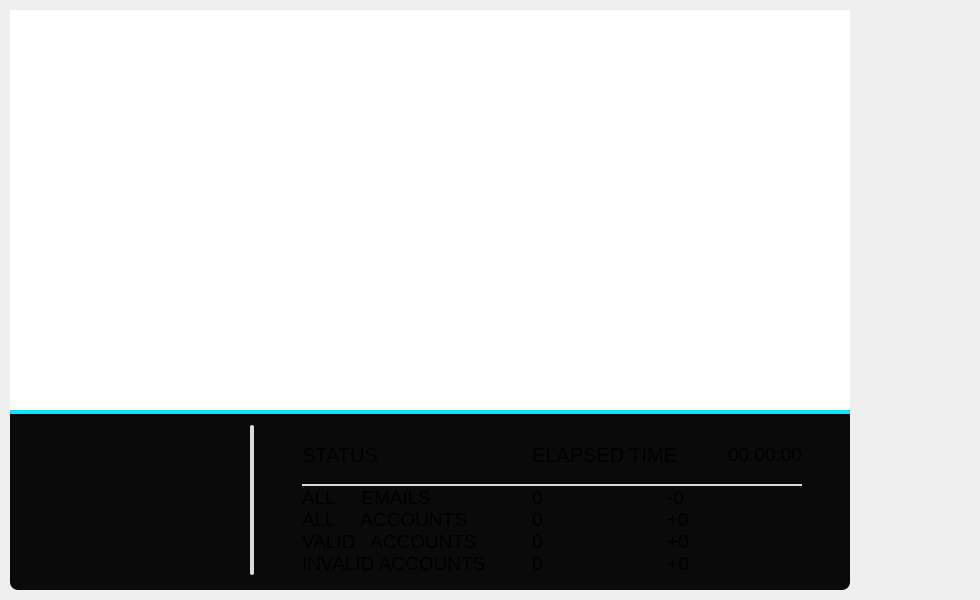
<?xml version="1.0" encoding="UTF-8"?>
<ui version="4.0">
 <class>MainWindow</class>
 <widget class="QMainWindow" name="MainWindow">
  <property name="geometry">
   <rect>
    <x>0</x>
    <y>0</y>
    <width>980</width>
    <height>600</height>
   </rect>
  </property>
  <property name="minimumSize">
   <size>
    <width>980</width>
    <height>600</height>
   </size>
  </property>
  <property name="maximumSize">
   <size>
    <width>980</width>
    <height>600</height>
   </size>
  </property>
  <property name="mouseTracking">
   <bool>false</bool>
  </property>
  <property name="windowTitle">
   <string>SpectralX</string>
  </property>
  <property name="windowIcon">
   <iconset>
    <normaloff>:/images/icons/account.png</normaloff>:/images/icons/account.png</iconset>
  </property>
  <property name="styleSheet">
   <string notr="true"/>
  </property>
  <widget class="QWidget" name="centralwidget">
   <widget class="QWidget" name="logs" native="true">
    <property name="geometry">
     <rect>
      <x>10</x>
      <y>10</y>
      <width>840</width>
      <height>580</height>
     </rect>
    </property>
    <widget class="QTextEdit" name="logs_textEdit">
     <property name="geometry">
      <rect>
       <x>0</x>
       <y>0</y>
       <width>840</width>
       <height>400</height>
      </rect>
     </property>
     <property name="minimumSize">
      <size>
       <width>840</width>
       <height>400</height>
      </size>
     </property>
     <property name="maximumSize">
      <size>
       <width>840</width>
       <height>400</height>
      </size>
     </property>
     <property name="font">
      <font>
       <family>Consolas</family>
       <bold>true</bold>
      </font>
     </property>
     <property name="cursor" stdset="0">
      <cursorShape>ArrowCursor</cursorShape>
     </property>
     <property name="autoFillBackground">
      <bool>false</bool>
     </property>
     <property name="styleSheet">
      <string notr="true">border-top-left-radius: 8px;
border-top-right-radius: 8px;</string>
     </property>
     <property name="readOnly">
      <bool>true</bool>
     </property>
     <property name="html">
      <string>&lt;!DOCTYPE HTML PUBLIC &quot;-//W3C//DTD HTML 4.0//EN&quot; &quot;http://www.w3.org/TR/REC-html40/strict.dtd&quot;&gt;
&lt;html&gt;&lt;head&gt;&lt;meta name=&quot;qrichtext&quot; content=&quot;1&quot; /&gt;&lt;meta charset=&quot;utf-8&quot; /&gt;&lt;style type=&quot;text/css&quot;&gt;
p, li { white-space: pre-wrap; }
hr { height: 1px; border-width: 0; }
li.unchecked::marker { content: &quot;\2610&quot;; }
li.checked::marker { content: &quot;\2612&quot;; }
&lt;/style&gt;&lt;/head&gt;&lt;body style=&quot; font-family:'Consolas'; font-size:9pt; font-weight:700; font-style:normal;&quot;&gt;
&lt;p style=&quot;-qt-paragraph-type:empty; margin-top:0px; margin-bottom:0px; margin-left:0px; margin-right:0px; -qt-block-indent:0; text-indent:0px; font-size:18px; font-weight:800;&quot;&gt;&lt;br /&gt;&lt;/p&gt;&lt;/body&gt;&lt;/html&gt;</string>
     </property>
    </widget>
    <widget class="QWidget" name="logs_bar" native="true">
     <property name="geometry">
      <rect>
       <x>0</x>
       <y>400</y>
       <width>840</width>
       <height>180</height>
      </rect>
     </property>
     <property name="sizePolicy">
      <sizepolicy hsizetype="Expanding" vsizetype="Expanding">
       <horstretch>0</horstretch>
       <verstretch>0</verstretch>
      </sizepolicy>
     </property>
     <property name="minimumSize">
      <size>
       <width>840</width>
       <height>180</height>
      </size>
     </property>
     <property name="maximumSize">
      <size>
       <width>840</width>
       <height>180</height>
      </size>
     </property>
     <property name="styleSheet">
      <string notr="true">#logs_bar {
	border-top: 4px solid #16e0ff;
	border-bottom-left-radius: 8px;
	border-bottom-right-radius: 8px;
	background-color: #0a0a0a;
}

#logs_bar QLabel {
	background-position: center;
	background-repeat: no-repeat;
	background-origin: content;
	background-color: #0a0a0a;
}

#logs_bar #delete_label:hover, #save_label:hover {
	border-radius: 24px;
	background-color: #1a1a1a;
}</string>
     </property>
     <layout class="QGridLayout" name="gridLayout_2">
      <item row="0" column="1">
       <widget class="QLabel" name="delete_label">
        <property name="minimumSize">
         <size>
          <width>48</width>
          <height>48</height>
         </size>
        </property>
        <property name="maximumSize">
         <size>
          <width>48</width>
          <height>48</height>
         </size>
        </property>
        <property name="autoFillBackground">
         <bool>false</bool>
        </property>
        <property name="styleSheet">
         <string notr="true">background-image: url(:/images/icons/delete_32.png);</string>
        </property>
        <property name="text">
         <string/>
        </property>
       </widget>
      </item>
      <item row="0" column="0">
       <widget class="QLabel" name="save_label">
        <property name="minimumSize">
         <size>
          <width>48</width>
          <height>48</height>
         </size>
        </property>
        <property name="maximumSize">
         <size>
          <width>48</width>
          <height>48</height>
         </size>
        </property>
        <property name="autoFillBackground">
         <bool>false</bool>
        </property>
        <property name="styleSheet">
         <string notr="true">background-image: url(:/images/icons/save_32.png);</string>
        </property>
        <property name="text">
         <string/>
        </property>
       </widget>
      </item>
      <item row="0" column="2">
       <widget class="QLabel" name="devider1">
        <property name="sizePolicy">
         <sizepolicy hsizetype="Preferred" vsizetype="Preferred">
          <horstretch>0</horstretch>
          <verstretch>0</verstretch>
         </sizepolicy>
        </property>
        <property name="minimumSize">
         <size>
          <width>4</width>
          <height>150</height>
         </size>
        </property>
        <property name="maximumSize">
         <size>
          <width>4</width>
          <height>150</height>
         </size>
        </property>
        <property name="styleSheet">
         <string notr="true">#devider1 {
	border-radius: 2px;
	background-color: #dcdcdc;
}</string>
        </property>
        <property name="text">
         <string/>
        </property>
       </widget>
      </item>
      <item row="0" column="3">
       <widget class="QWidget" name="status" native="true">
        <property name="sizePolicy">
         <sizepolicy hsizetype="Preferred" vsizetype="Preferred">
          <horstretch>0</horstretch>
          <verstretch>0</verstretch>
         </sizepolicy>
        </property>
        <property name="minimumSize">
         <size>
          <width>500</width>
          <height>0</height>
         </size>
        </property>
        <property name="maximumSize">
         <size>
          <width>420</width>
          <height>16777215</height>
         </size>
        </property>
        <property name="styleSheet">
         <string notr="true">#status {
	background-color: #0a0a0a;
}

#status QLabel {
	font-size: 19px;
}
</string>
        </property>
        <layout class="QGridLayout" name="gridLayout_3">
         <item row="0" column="0">
          <layout class="QVBoxLayout" name="verticalLayout">
           <item>
            <layout class="QHBoxLayout" name="horizontalLayout">
             <item>
              <widget class="QLabel" name="status_label">
               <property name="minimumSize">
                <size>
                 <width>230</width>
                 <height>0</height>
                </size>
               </property>
               <property name="maximumSize">
                <size>
                 <width>230</width>
                 <height>16777215</height>
                </size>
               </property>
               <property name="styleSheet">
                <string notr="true">font-size: 20px;</string>
               </property>
               <property name="text">
                <string>STATUS</string>
               </property>
              </widget>
             </item>
             <item alignment="Qt::AlignLeft">
              <widget class="QLabel" name="passed_time_label">
               <property name="minimumSize">
                <size>
                 <width>0</width>
                 <height>0</height>
                </size>
               </property>
               <property name="styleSheet">
                <string notr="true">font-size: 20px;</string>
               </property>
               <property name="text">
                <string>ELAPSED TIME</string>
               </property>
              </widget>
             </item>
             <item alignment="Qt::AlignRight">
              <widget class="QLabel" name="label">
               <property name="text">
                <string>00:00:00</string>
               </property>
              </widget>
             </item>
            </layout>
           </item>
           <item>
            <widget class="QLabel" name="devider2">
             <property name="minimumSize">
              <size>
               <width>0</width>
               <height>2</height>
              </size>
             </property>
             <property name="maximumSize">
              <size>
               <width>16777215</width>
               <height>2</height>
              </size>
             </property>
             <property name="styleSheet">
              <string notr="true">background-color: #dcdcdc;</string>
             </property>
             <property name="text">
              <string/>
             </property>
            </widget>
           </item>
           <item>
            <layout class="QHBoxLayout" name="horizontalLayout_4">
             <item>
              <layout class="QHBoxLayout" name="horizontalLayout_2">
               <property name="sizeConstraint">
                <enum>QLayout::SetDefaultConstraint</enum>
               </property>
               <item>
                <widget class="QLabel" name="status_data">
                 <property name="enabled">
                  <bool>true</bool>
                 </property>
                 <property name="minimumSize">
                  <size>
                   <width>230</width>
                   <height>0</height>
                  </size>
                 </property>
                 <property name="maximumSize">
                  <size>
                   <width>230</width>
                   <height>16777215</height>
                  </size>
                 </property>
                 <property name="layoutDirection">
                  <enum>Qt::LeftToRight</enum>
                 </property>
                 <property name="styleSheet">
                  <string notr="true"/>
                 </property>
                 <property name="text">
                  <string>ALL     EMAILS
ALL     ACCOUNTS
VALID   ACCOUNTS
INVALID ACCOUNTS</string>
                 </property>
                </widget>
               </item>
              </layout>
             </item>
             <item>
              <layout class="QHBoxLayout" name="horizontalLayout_3">
               <item>
                <widget class="QLabel" name="status_value">
                 <property name="enabled">
                  <bool>true</bool>
                 </property>
                 <property name="minimumSize">
                  <size>
                   <width>0</width>
                   <height>0</height>
                  </size>
                 </property>
                 <property name="layoutDirection">
                  <enum>Qt::LeftToRight</enum>
                 </property>
                 <property name="styleSheet">
                  <string notr="true"/>
                 </property>
                 <property name="text">
                  <string>0
0
0
0</string>
                 </property>
                </widget>
               </item>
               <item>
                <widget class="QLabel" name="status_changed_value">
                 <property name="minimumSize">
                  <size>
                   <width>0</width>
                   <height>0</height>
                  </size>
                 </property>
                 <property name="text">
                  <string>-0
+0
+0
+0</string>
                 </property>
                </widget>
               </item>
              </layout>
             </item>
            </layout>
           </item>
          </layout>
         </item>
        </layout>
       </widget>
      </item>
     </layout>
    </widget>
   </widget>
  </widget>
 </widget>
 <layoutdefault spacing="0" margin="0"/>
 <resources>
  <include location="resources.qrc"/>
 </resources>
 <connections/>
 <designerdata>
  <property name="gridDeltaX">
   <number>2</number>
  </property>
  <property name="gridDeltaY">
   <number>2</number>
  </property>
  <property name="gridSnapX">
   <bool>true</bool>
  </property>
  <property name="gridSnapY">
   <bool>true</bool>
  </property>
  <property name="gridVisible">
   <bool>false</bool>
  </property>
 </designerdata>
</ui>
